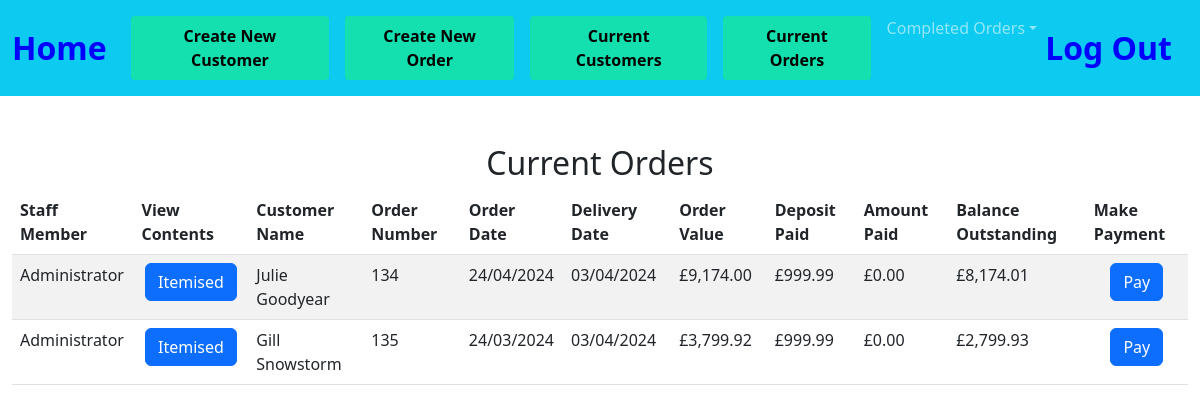
The page /open_orders on the database its author committed.
### tables this page shows
CREATE TABLE orders(order_id INTEGER PRIMARY KEY AUTOINCREMENT NOT NULL,  cust_id INTEGER, order_no INTEGER, item_id INTEGER, staff_member TEXT, order_date DATETIME, completion TEXT, delivery_date DATETIME, colour_finish TEXT, extra_details TEXT, selling_price DECIMAL, del_col_take TEXT , quantity INTEGER, balance DECIMAL, deposit DECIMAL, amount_paid DECIMAL);

### app.py (the view)
@app.route("/open_orders", methods=["GET", "POST"])
def open_orders():
    if request.method == "POST":
        order_no = request.form.get("order_no")
        current = db.execute("SELECT * FROM orders WHERE order_id = (?);", order_no)
        for row in current:
            customer_id = row["cust_id"]
            staff_member = row["staff_member"]
            order_date = row["order_date"]
            item_id = row["item_id"]
        db.execute("INSERT INTO current_order(cust_id, staff_member, order_date, item_id, order_number) VALUES (?, ?, ?, ?, ?);", customer_id,  staff_member, order_date, item_id, order_no)
        return render_template("stock_list.html", order_no = order_no)
    else:
        order_no = request.form.get("order_no")
        user = request.form.get("user")
        totals=db.execute("select order_number, SUM(amount_paid) AS tot_paid FROM payments group by order_number;")
        for row in totals:
            order_numb = (row["order_number"])
            total = (row["tot_paid"])
            balance = (row["tot_paid"])
            db.execute("UPDATE current_order SET amount_paid = (?) WHERE order_number = (?);", total, order_numb)
        ord_detail = db.execute("select current_order.order_number, current_order.amount_paid, orders.staff_member, orders.cust_id, first_name, last_name, order_id,orders.order_date, orders.deposit, completion, orders.delivery_date, balance, total_cost from orders JOIN customers on orders.cust_id = customers.id JOIN current_order ON current_order.order_number = orders.order_id GROUP BY order_id;")
        for row in ord_detail:
            order_id = (row["order_id"])
            amount_paid = (row["amount_paid"])
            total_cost = (row["total_cost"])
            deposit = (row["deposit"])
            balance = total_cost - deposit- amount_paid
            db.execute("UPDATE orders SET balance = (?) WHERE order_id = (?);", balance, order_id)
        finals = db.execute("select current_order.order_number, current_order.amount_paid, orders.staff_member, orders.cust_id, balance, first_name, last_name, order_id,orders.order_date, orders.deposit, completion, orders.delivery_date, balance, total_cost from orders JOIN customers on orders.cust_id = customers.id JOIN current_order ON current_order.order_number = orders.order_id GROUP BY order_id;")
        return render_template("open_orders.html", ord_detail = finals, user = user)

### app.py (called while the page is built)
@app.after_request
def after_request(response):
    response.headers["Cache-Control"] = "no-cache, no-store, must-revalidate"
    response.headers["Expires"] = 0
    response.headers["Pragma"] = "no-cache"
    return response

### extras.py (called while the page is built)
def GBP(value):
    return f"£{value:,.2f}"

### templates/open_orders.html (shortened to what this page needs)
{% extends "layout.html" %}
{% block main %}
<div class="section">
    <h2>Current Orders</h2>
    <table class="table table-striped">
        <thead>
            <tr>
                <th class="text-start">Staff Member</th>
                <th class="text-start">View Contents</th>
                <th class="text-start">Customer Name</th>
                <th class="text-start">Order Number</th>
                <th class="text-start">Order Date</th>
                <th class="text-start">Delivery Date</th>
                <th class="text-start">Order Value</th>
                <th class="text-start">Deposit Paid</th>
                <th class="text-start"> Amount Paid</th>
                <th class="text-start">Balance Outstanding</th>
                <th class="text-start"> Make Payment</th>
            </tr>
    </thead>
        <tbody>
            {% for row in ord_detail %}
            <tr>
                <td class="text-start">{{ row["staff_member"] }}</td>
                <form action="/show_content" method="POST">
                    <td><input type="hidden" name="order_no" VALUE="{{ row['order_id'] }}"><button class="btn btn-primary" type="submit">Itemised</button></td>
                </form>
                <td class="text-start">{{ row["first_name"] }} {{ row["last_name"] }}</td>
                <td class="text-start">{{ row["order_id"] }}</td>
                <td class="text-start">{{ row["order_date"] }}</td>
                <td class="text-start">{{ row["delivery_date"] }}</td>
                <td class="text-start">{{ row["total_cost"] |GBP }}</td>
                <td class="text-start">{{ row["deposit"] |GBP }}</td>
                <td class="text-start">{{ row["amount_paid"] |GBP }}</td>
                <td class="text-start">{{ (row["total_cost"] - row["deposit"] - row["amount_paid"]) |GBP}}</td>
                <form action="/pay" method="POST">
                    <td><input type="hidden" name="order_no" VALUE="{{ row['order_id'] }}"><button class="btn btn-primary" type="submit">Pay</button></td>
                </form>
                </tr>
            {% endfor %}
        </tbody>
    </table>
</div>
{% endblock %}

### templates/layout.html (shortened to what this page needs)
<!doctype html>
<html lang="en">
  <head>
    <link href="https://cdn.jsdelivr.net/npm/bootstrap@5.3.0/dist/css/bootstrap.min.css" rel="stylesheet">
    <link href="/static/styles.css" rel="stylesheet">
  </head>
  {% block navbar %}
  <body>
        <nav class="navbar navbar-expand-lg bg-info navbar-dark">
        <div class="container-fluid">
          <a class="navbar-brand" href="/home">Home</a>
            <div class="collapse navbar-collapse" id="navbarSupportedContent">
                <ul class="navbar-nav me-auto mb-2 mb-lg-0">
                  <li class="nav-item">
                    <li class="nav-link"><a button type="button" class="button_teal" href="/new_customer">Create New Customer</a></li>
                    <li class="nav-link"><a button type="button" class="button_teal" href="/choose_customer">Create New Order</a></li>
                </li>
                <li class="nav-item">
                  <li class="nav-link"><a button type="button" class="button_teal" href="/list_of_customers">Current Customers</a></li>
                  <li class="nav-link"><a button type="button" class="button_teal" href="/open_orders">Current Orders</a>
                </li>
                <li class="nav-item dropdown">
                    <a class="nav-link dropdown-toggle" href="#" role="button" data-bs-toggle="dropdown" aria-expanded="false">Completed Orders</a>
                </li>
                </ul>
            </div>
            <a class="navbar-brand" href="/logout">Log Out</a>
            </div>
        </nav>
        {% endblock %}
      <main class="container-fluid py-5 text-center">
        {% block main %}{% endblock %}
      </main>
  </body>

### static/styles.css (style rules this page uses)
nav .navbar-brand { font-size: xx-large; color: #0000ff; font-weight: bold; }
.button_teal { background-color: #13dfaf; border-radius: 4px; border: none; color: black; padding: 8px 18px; text-align: center; text-decoration: none; display: inline-block; font-size: 16px; font-weight: bolder; }

### rows shown on the page
orders: staff_member "Administrator", first_name "Julie", last_name "Goodyear", order_id "134", order_date "24/04/2024", delivery_date "03/04/2024", total_cost|GBP "£9,174.00", deposit|GBP "£999.99", amount_paid|GBP "£0.00", deposit "£8,174.01"
orders: staff_member "Administrator", first_name "Gill", last_name "Snowstorm", order_id "135", order_date "24/03/2024", delivery_date "03/04/2024", total_cost|GBP "£3,799.92", deposit|GBP "£999.99", amount_paid|GBP "£0.00", deposit "£2,799.93"
